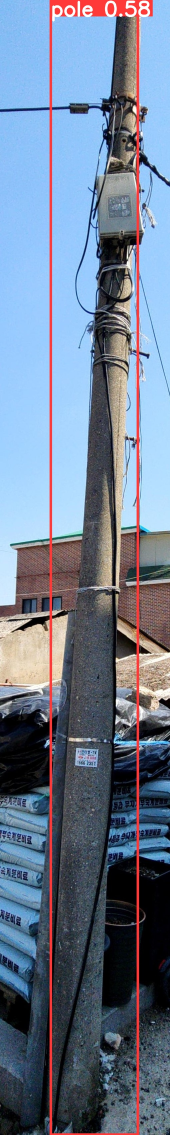
#> input picture Source code/Source code/runs/detect/predict20/15.jpg, 510 x 3403 px, found by its file name (shown at 1/3 size)
$ python function.py
#> lines starting #> are read from the running program, lines starting #| are printed output that depends on the picture; after the words box and inside, x2 and y2 are one past the last pixel; in counts of white or black regions, pixels touching at a corner belong together
#> in detect_black, image is the input picture: shape (3403, 510, 3); mean B, G, R 144.7, 123.7, 109.6
#> in detect_black, `gray_image = cv2.cvtColor(image, cv2.COLOR_BGR2GRAY)`:
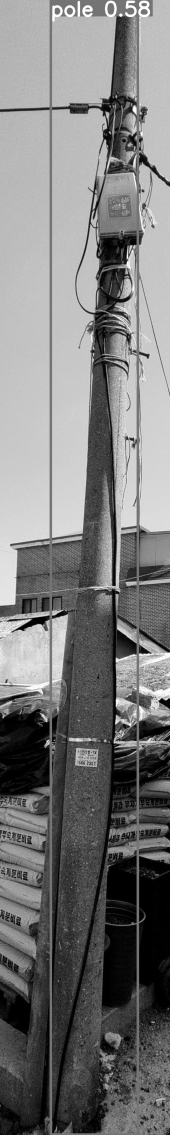
#> gray_image: shape (3403, 510) (shown at 1/3 size); min 0, max 255, mean 121.9
#> in detect_black, `inverted_image = cv2.bitwise_not(gray_image)`:
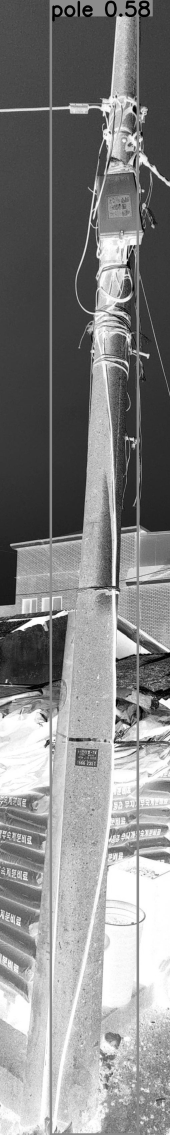
#> inverted_image: shape (3403, 510) (shown at 1/3 size); min 0, max 255, mean 133.1
#> in detect_black, `_, thresh_image = cv2.threshold(inverted_image, 220, 255, cv2.THRESH_B..`:
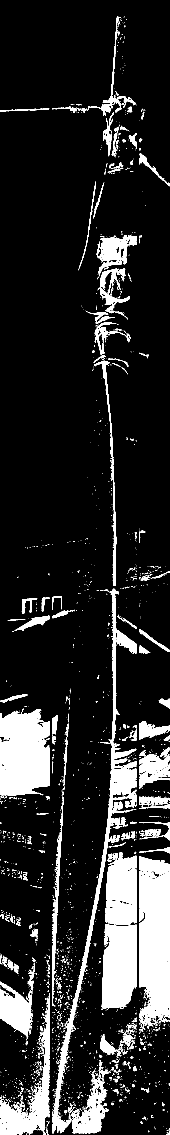
#> thresh_image: shape (3403, 510) (shown at 1/3 size); 14.2% white; 2461 white regions (2164 under 20 px), largest, box (x1, y1, x2, y2) and area: (417, 2569, 510, 3090) 41206, (0, 2127, 149, 2387) 33343, (156, 1770, 410, 3400) 25546
#> in detect_black, `keypoints = detector.detect(thresh_image)`: keypoints = ()
#> in detect_black, `blackHole = len(keypoints)`: blackHole = 0
#| 0
# -*- coding: utf-8 -*-
"""
Created on Wed Apr  3 17:03:26 2024

@author: h4tec
"""

import cv2
import numpy as np
global image

blackHoles= 0
redHoles = 0


def detect_red():
    image = cv2.imread('C:/Users/h4tec/Desktop/sample/0.jpg')
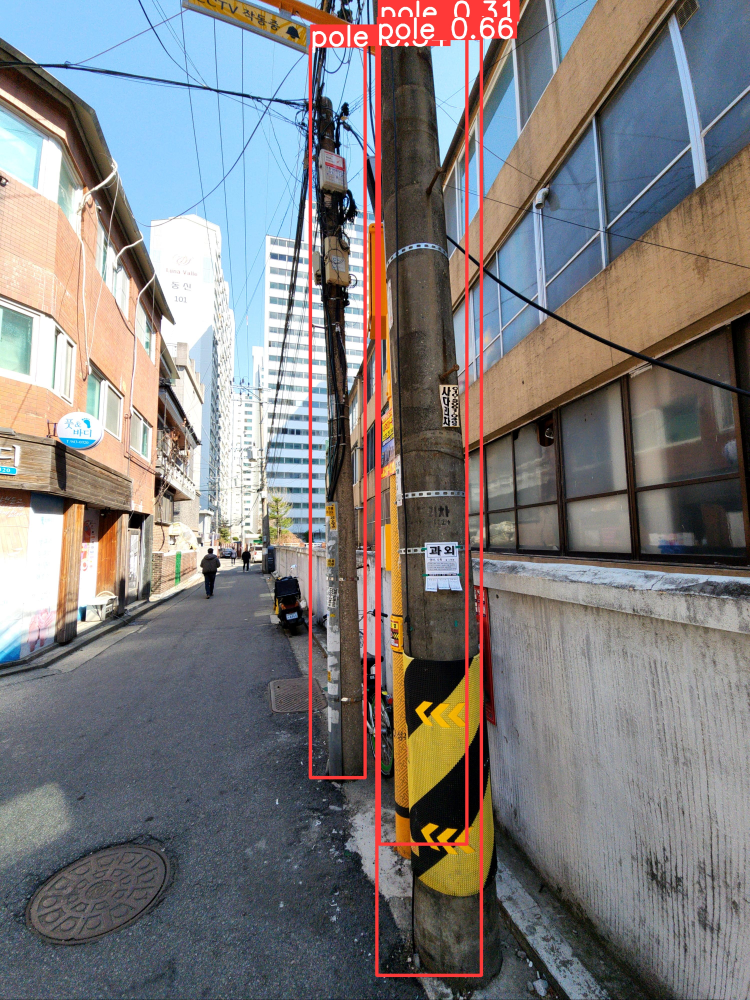
#> input picture Source code/Source code/runs/detect/predict33/0.jpg, 2999 x 4000 px, found by its file name (shown at 1/4 size)
#> image is the input picture: shape (4000, 2999, 3); mean B, G, R 123.9, 124.1, 128

    # Save the modified pixels as .png')
    image = cv2.resize(image, (400,800))
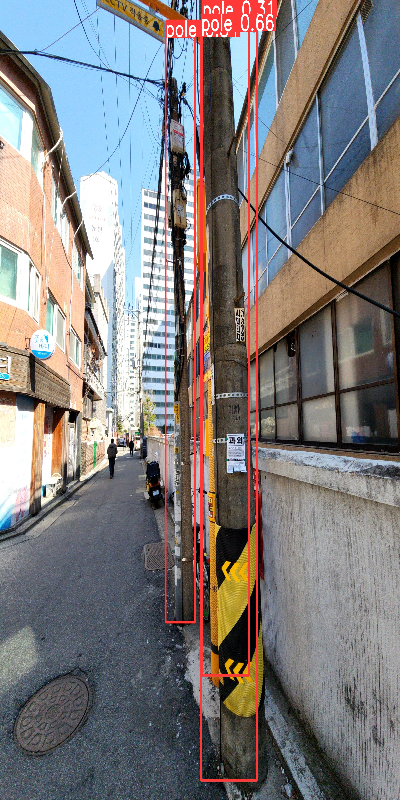
#> image: shape (800, 400, 3); mean B, G, R 123.9, 124, 128


   # Convert the image to HSV color space
    hsv = cv2.cvtColor(image, cv2.COLOR_BGR2HSV)
#> hsv: shape (800, 400, 3); mean H, S, V 68.2, 69.4, 145.8

   # Define the range of red color in HSV
   # These ranges may need to be adjusted for your specific image
    lower_red1 = np.array([0, 120, 70])
    upper_red1 = np.array([10, 255, 255])
    lower_red2 = np.array([170, 120, 70])
    upper_red2 = np.array([180, 255, 255])

   # Threshold the HSV image to get only red colors
    mask1 = cv2.inRange(hsv, lower_red1, upper_red1)
#> mask1: shape (800, 400); 3.2% white; 312 white regions (301 under 20 px), largest, box (x1, y1, x2, y2) and area: (162, 0, 271, 782) 9085, (268, 0, 277, 31) 137, (242, 16, 248, 29) 53
    mask2 = cv2.inRange(hsv, lower_red2, upper_red2)
#> mask2: shape (800, 400); 0.14% white in thin lines or dots, all inside (x1, y1, x2, y2) = (8, 0, 277, 782)
    red_mask = mask1 + mask2
#> red_mask: shape (800, 400); 3.3% white; 311 white regions (299 under 20 px), largest, box (x1, y1, x2, y2) and area: (162, 0, 271, 782) 9460, (268, 0, 277, 31) 140, (242, 16, 248, 29) 57

   # Apply edge detection to the red regions
    edges = cv2.Canny(red_mask, 100, 200)
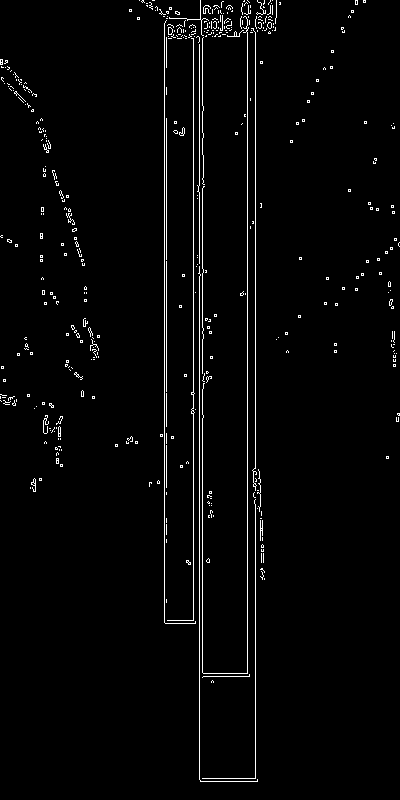
#> edges: shape (800, 400); 2.4% white in thin lines or dots

   # Dilate the edges to make them more pronounced
    kernel = np.ones((3,3), np.uint8)
    dilated_edges = cv2.dilate(edges, kernel, iterations=1)
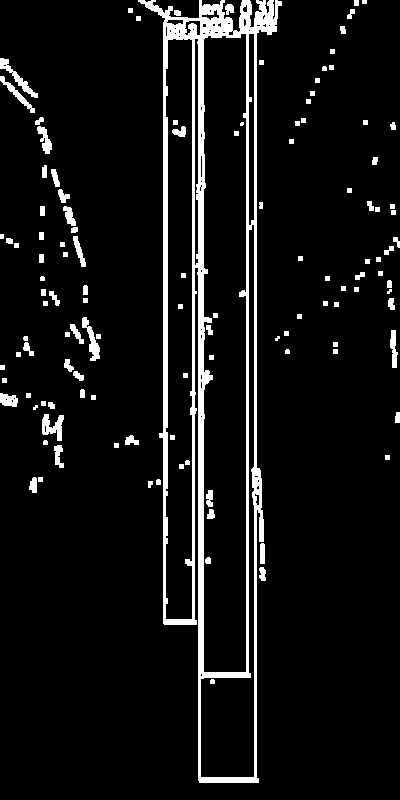
#> dilated_edges: shape (800, 400); 7.4% white; 122 white regions (4 under 20 px), largest, box (x1, y1, x2, y2) and area: (138, 0, 282, 783) 17175, (42, 414, 64, 441) 327, (0, 58, 38, 98) 323

   # Use the dilated edges as a mask to find blobs
   # Invert the mask for blob detection (blobs should be white on black background)
    inverted_mask = cv2.bitwise_not(dilated_edges)

   # Set up the SimpleBlobDetector parameters
    params = cv2.SimpleBlobDetector_Params()
    params.filterByArea = True
    params.minArea = 180  # Adjust as needed
    params.maxArea = 500
    params.filterByCircularity = True
    params.minCircularity  = 0.5  # Since holes might not be perfectly circular
    params.filterByConvexity = False
    #params.minConvexity = 0.5
    params.filterByInertia = False
    #params.minInertiaRatio = 0.01

    # Create a detector with the parameters
    detector = cv2.SimpleBlobDetector_create(params)

    # Detect blobs
    keypoints = detector.detect(inverted_mask)
#> keypoints = ()
    global redHoles
    redHoles =  (len(keypoints))
#> redHoles = 0
    print(redHoles)
#| 0


def detect_black():
    # Load the image
    image_path = 'C:/Users/h4tec/Desktop/sample/15.jpg'  # Make sure to provide the correct path
    image = cv2.imread(image_path)
    #image = cv2.resize(image, (400,800))
    # Convert the image to grayscale
    gray_image = cv2.cvtColor(image, cv2.COLOR_BGR2GRAY)

    # Invert the grayscale image to make black areas appear as white
    inverted_image = cv2.bitwise_not(gray_image)

    # Threshold the inverted image to further enhance the detection of black holes
    _, thresh_image = cv2.threshold(inverted_image, 220, 255, cv2.THRESH_BINARY)

    # Initialize the SimpleBlobDetector
    params = cv2.SimpleBlobDetector_Params()
    params.filterByColor = True
    params.blobColor = 255  # Since the black areas are now white after inversion
    params.filterByArea = True
    params.minArea = 100  # Min area of blobs

    params.maxArea = 300
    params.filterByCircularity = True  # Depending on the shape of the holes
    params.minCircularity  = 0.5
    params.filterByConvexity = True
    params.minConvexity = 0.5

    params.filterByInertia =True
    params.minInertiaRatio = 0.2

    # Create a blob detector with the parameters
    detector = cv2.SimpleBlobDetector_create(params)

    # Detect blobs in the thresholded image
    keypoints = detector.detect(thresh_image)
    global blackHoles
    blackHole = len(keypoints)
    print(blackHole)


detect_black()
detect_red()

if blackHoles== 0 and redHoles == 0:
    print("unknown pole detected")
if blackHoles >= redHoles:
    print("PC pole detected")
else:
    print("RC pole detected")
